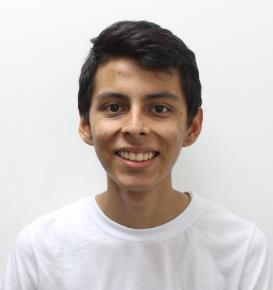
#> input picture Juan.jpg, 273 x 290 px, given in place of the camera
$ python capturandoRostros.py
#> lines starting #> are read from the running program, lines starting #| are printed output that depends on the picture
import cv2
import os
import imutils
personName = 'Juan'
dataPath = 'C:/Users/Juan Pablo/Desktop/prueba/Data'
personPath = dataPath + '/' + personName

if not os.path.exists(personPath):
	print('carpeta creada:' , personPath)
	os.makedirs(personPath)

cap = cv2.VideoCapture(0,cv2.CAP_DSHOW)
#cap = cv2.VideoCapture('Juan.mp4')

faceClassif = cv2.CascadeClassifier(cv2.data.haarcascades+ 'haarcascade_frontalface_default.xml')
count = 0

while True:
	ret, frame = cap.read()
#> frame is the input picture: shape (290, 273, 3); mean B, G, R 192.9, 195.7, 202.6
	if ret == False: break
	frame = imutils.resize(frame, width=600)
#> frame: shape (637, 600, 3)
	gray = cv2.cvtColor(frame, cv2.COLOR_BGR2GRAY)
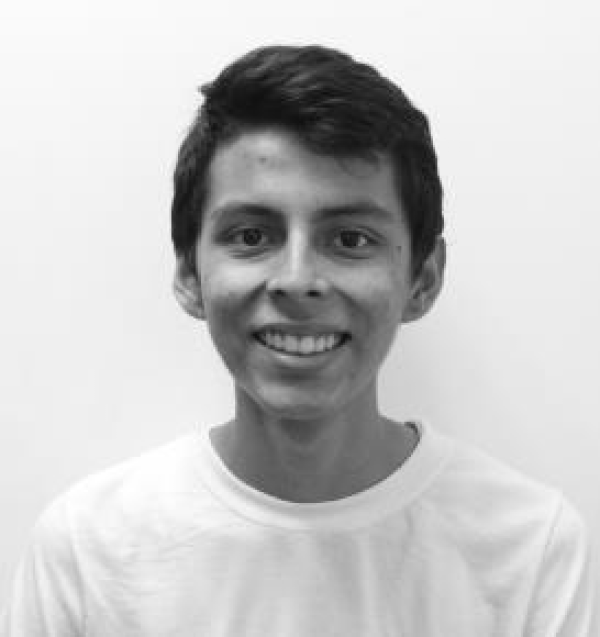
#> gray: shape (637, 600); min 13, max 255, mean 197.4
	auxFrame = frame.copy()

	faces = faceClassif.detectMultiScale(gray,1.1,1)
#> faces = [[155, 124, 280, 280]]
	for	(x,y,w,h) in faces:
		cv2.rectangle(frame, (x,y),(x+w,+h),(0,255,0),2)
		rostro = auxFrame[y:y+h,x:x+w]
		rostro = cv2.resize(rostro,(150,150),interpolation=cv2.INTER_CUBIC)
		cv2.imwrite(personPath + '/rostro_{}.jpg'.format(count),rostro)
		count = count + 1
#> this loop made 1 pass
#> (x, y, w, h, count) on pass 1: (155, 124, 280, 280, 1)
#> pass 1, `rostro = auxFrame[y:y+h,x:x+w]`:
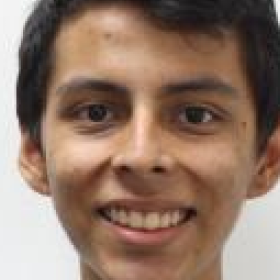
#> rostro: shape (280, 280, 3); mean B, G, R 104.7, 120.3, 146.5
#> after the loop:
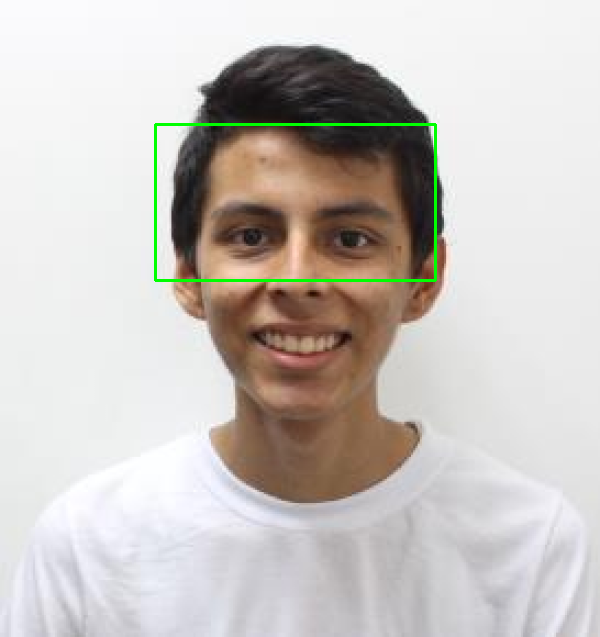
#> frame: shape (637, 600, 3); mean B, G, R 192.1, 196.6, 201.6
#> after the loop, count = 1
	cv2.imshow('frame',frame)

	k = cv2.waitKey(1)
#> (key Esc is pressed here)
	if k == 27 or count >= 400:
		break


cap.release()
cv2.destroyAllWindows()
